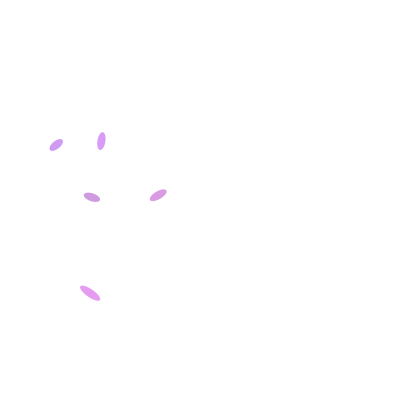
Frame 1 (no input)
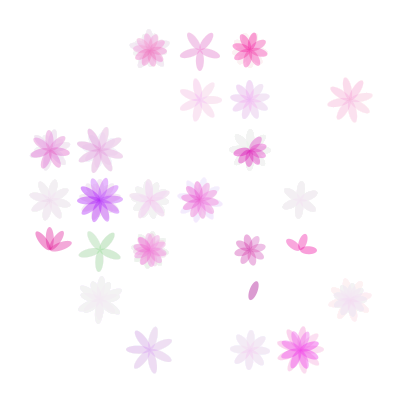
Frame 60 (the mouse pressed at the canvas centre just before this capture)
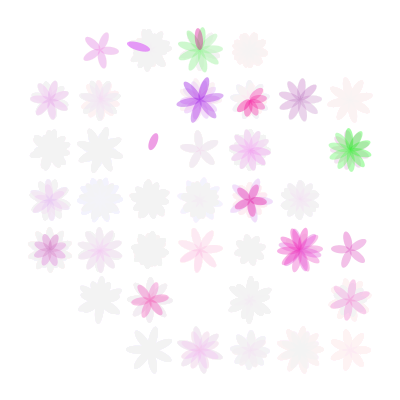
Frame 120 (the mouse held since frame 60 and released just before this capture)

The Processing sketch that drew these frames (run headless with seeded random() and noise(); from frame 60 on, the mouse is pressed at the canvas centre):

// Processing sketch: processing_33849
// ── processing_33849.pde

//2011 allonestring

int numRows = 7;
int numColumns = 7;
int numFlowers = 5;
float gridSpacing = 50;
int[] counter;
int offsetX, offsetY;

shapeClass thing;
int[] numPetals;
float[] shapeWidth, shapeHeight;
float[] rotation;
int[] rotationDirection;
float[] xpos, ypos;
color[] colour;


void setup()
{
  size(400, 400);
  background(255);
  smooth();
  frameRate(12);
  
  counter = new int[numRows*numColumns];
  numPetals = new int[numRows*numColumns];
  shapeWidth = new float[numRows*numColumns];
  shapeHeight = new float[numRows*numColumns];
  rotation = new float[numRows*numColumns];
  rotationDirection = new int[numRows*numColumns];
  xpos = new float[numRows*numColumns];
  ypos = new float[numRows*numColumns];
  colour = new color[numRows*numColumns];
 
  offsetX = int((width - (numColumns * gridSpacing)) / 2 + gridSpacing / 2);
  offsetY = int((height - (numRows * gridSpacing)) / 2 + gridSpacing / 2);
  
  for(int f = 0; f < numFlowers; f++)
  {
    setInitialValues(f);
  }
}

void setInitialValues(int f)
{
  fill(255, 10);
  noStroke();
  rect(0, 0, width, height);
 

  counter[f] = 1;
  numPetals[f] = (int)random(5, 11);
  
  shapeWidth[f] = (int)random(gridSpacing / 3, gridSpacing / 2);
  shapeHeight[f] = (int)random(gridSpacing / 6, gridSpacing / 8);
  
  int tempColour = (int)random(20);
  if(tempColour == 17) colour[f] = color(0, random(128, 255), 0, 100);
  else colour[f] = color(random(128, 255), 0, random(128, 255), 100);
  
  int position = (int)random(numRows * numColumns);
  xpos[f] = offsetX + ((position % numColumns) * gridSpacing);
  ypos[f] = offsetY + (int(position / numColumns) * gridSpacing);  
  
  int tempValue = int(random(2));
  if(tempValue == 0) rotationDirection[f] = -1;
  else rotationDirection[f] = 1;
  rotation[f] = random(PI);
}

void draw()
{
  fill(255, 5);
  noStroke();
  rect(0, 0, width, height);
  
  for(int f = 0; f < numFlowers; f++)
  {
    thing = new shapeClass(shapeWidth[f], shapeHeight[f], colour[f], 255);
    pushMatrix();
    translate(xpos[f], ypos[f]);
    rotate(rotation[f]);
    thing.display();
    popMatrix();
    rotation[f] += (PI / numPetals[f] * 2) * rotationDirection[f];
  
    if(counter[f] < numPetals[f]) counter[f]++;
    else setInitialValues(f);
  }
}

class shapeClass
{
  float shapeWidth;
  float shapeHeight;
  color colour;
  float shapeAlpha;
  
  shapeClass(float shapeWidth, float shapeHeight, color colour, float shapeAlpha)
  {
    this.shapeHeight = shapeHeight;
    this.shapeWidth = shapeWidth;
    this.colour = colour;
    this.shapeAlpha = shapeAlpha;
  }
  void display()
  {
    rectMode(CORNER);
    ellipseMode(CENTER);
    noStroke();
    fill(colour, shapeAlpha);
    ellipse(-shapeWidth/2, 0, shapeWidth, shapeHeight);
  }
}
